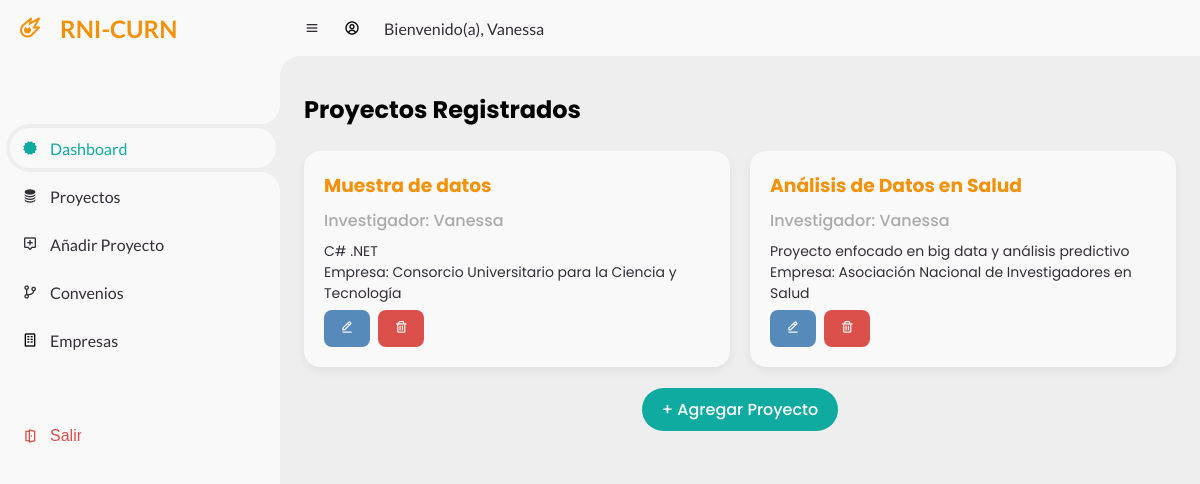
The app's page /proyectos/lista/ (signed in) with its own data.
### usuarios/models.py (models this page shows)
class Usuario(AbstractUser):
    email = models.EmailField(unique=True)
    correo_verificado = models.BooleanField(default=False)

### proyectos/models.py (models this page shows, shortened)
class Proyecto(models.Model):
    titulo = models.CharField(max_length=200)
    descripcion = models.TextField()
    fecha_inicio = models.DateField()
    investigador = models.ForeignKey(settings.AUTH_USER_MODEL, on_delete=models.CASCADE)
    empresa = models.ForeignKey(Empresa, on_delete=models.SET_NULL, null=True, blank=True)

### convenios/models.py (models this page shows)
class Empresa(models.Model):
    nombre = models.CharField(max_length=255)
    nit = models.CharField(max_length=50, unique=True)
    direccion = models.TextField(blank=True)
    telefono = models.CharField(max_length=50, blank=True)
    correo_contacto = models.EmailField(blank=True)
    def __str__(self):
        return self.nombre

### proyectos/views.py (the view)
# urls.py: path('lista/', views.lista_proyectos, name='lista_proyectos'),
def lista_proyectos(request):
    proyectos = Proyecto.objects.filter(investigador=request.user)
    return render(request, 'proyectos/lista.html', {'proyectos': proyectos})

### templates/proyectos/lista.html (shortened to what this page needs)
{% extends '../main/base.html' %}
{% load static %}
{% block content %}
<section id="content">
  <main>
    <div class="head-title">
      <h2>Proyectos Registrados</h2>
    </div>
    {% if proyectos %}
    <div class="project-list">
      {% for proyecto in proyectos %}
      <div class="project-card">
        <h3>{{ proyecto.titulo }}</h3>
        <p class="author">Investigador: {{ proyecto.investigador.username }}</p>
        <p class="description">{{ proyecto.descripcion }}</p>
        <p class="description">Empresa: {{ proyecto.empresa }}</p>
        <a href="{% url 'editar_proyecto' proyecto.id %}" class="btn-edit">
          <i class='bx bx-edit-alt'></i>
        </a>
        <a href="{% url 'eliminar_proyecto' proyecto.id %}" class="btn-delete">
          <i class='bx bx-trash'></i>
        </a>
      </div>
      {% endfor %}
    </div>
    {% else %}
    <p>No hay proyectos disponibles.</p>
    {% endif %}
    <div class="add-project">
      <a href="{% url 'registrar_proyecto' %}" class="btn-add">+ Agregar Proyecto</a>
    </div>
  </main>
</section>
{% endblock %}

### templates/main/base.html (shortened to what this page needs)
{% load static %}
<!DOCTYPE html>
<html lang="en">
<head>
    <link rel="stylesheet" href="{% static 'css/style.css' %}">
    <link href='https://unpkg.com/boxicons@2.1.4/css/boxicons.min.css' rel='stylesheet'>
</head>
<body>
    <section id="sidebar">
        <a href="/home" class="brand">
            <i class='bx bx-meteor' ></i>
            <span class="text">RNI-CURN</span>
        </a>
        <ul class="side-menu top">
            {% if user.is_authenticated %}
            <li class="active">
                <a href="/home">
                    <i class='bx bxs-certification'></i>
                    <span class="text">Dashboard</span>
                </a>
            </li>
            <li>
                <a href="{% url 'lista_proyectos' %}" class="nav-link">
                    <i class='bx bxs-coin-stack' ></i>
                    <span class="text">Proyectos</span>
                </a>
            </li>
            <li>
                <a href="{% url 'registrar_proyecto' %}" class="nav-link">
                    <i class='bx bx-message-alt-add'></i>
                    <span class="text">Añadir Proyecto</span>
                </a>
            </li>
            <li>
                <a href="{% url 'lista_convenios' %}" class="nav-link">
                    <i class='bx bx-git-branch'></i>
                    <span class="text">Convenios</span>
                </a>
            </li>
            <li>
                <a href="{% url 'lista_empresas' %}" class="nav-link">
                    <i class='bx  bx-building'  style='color:#000000'></i>
                    <span class="text">Empresas</span>
                </a>
            </li>
        </ul>
        <ul class="side-menu">
            <li>
                <a href="">
                    <form method="post" action="{% url 'logout' %}">
                    <button class="btn" type="submit"><i class='bx  bx-door-open'></i> Salir</button>
                    </form>
                </a>
            </li>
        {% endif %}
        </ul>
    </section>
    <section id="content">
        <nav>
            <i class='bx bx-menu' ></i>
			{% if request.user.is_authenticated %}
            <i class='bx  bx-user-circle'  style='color:#000000'></i>
			<a href="#" class="nav-link">Bienvenido(a), {{ request.user.username }}</a>
            {% endif %}
        </nav>
    </section>
    <div class="container-fluid">
        {% block content %}
        {% endblock %}
    </div>
</body>
</html>

### static/css/style.css (style rules this page uses)
* { margin: 0; padding: 0; box-sizing: border-box; }
a { text-decoration: none; }
li { list-style: none; }
:root { --poppins: 'Poppins', sans-serif; --lato: 'Lato', sans-serif; --light: #F9F9F9; --blue: #0FABA0; --light-blue: #CFE8FF; --grey: #eee; --dark-grey: #AAAAAA; --dark: #342E37; --red: #DB504A; --yellow: #FFCE26; --light-yellow: #FFF2C6; --orange: #F39208; --light-orange: #FFE0D3; --dark-blue: #276aa9; }
html { overflow-x: hidden; }
body { background: var(--grey); overflow-x: hidden; }
#sidebar { position: fixed; top: 0; left: 0; width: 280px; height: 100%; background: var(--light); z-index: 2000; font-family: var(--lato); transition: .3s ease; overflow-x: hidden; scrollbar-width: none; }
#sidebar .brand { font-size: 24px; font-weight: 700; height: 56px; display: flex; align-items: center; color: var(--orange); position: sticky; top: 0; left: 0; background: var(--light); z-index: 500; padding-bottom: 20px; box-sizing: content-box; }
#sidebar .brand .bx { min-width: 60px; display: flex; justify-content: center; }
#sidebar .side-menu { width: 100%; margin-top: 48px; }
#sidebar .side-menu li { height: 48px; background: transparent; margin-left: 6px; border-radius: 48px 0 0 48px; padding: 4px; }
#sidebar .side-menu li.active { background: var(--grey); position: relative; }
#sidebar .side-menu li.active::before { content: ''; position: absolute; width: 40px; height: 40px; border-radius: 50%; top: -40px; right: 0; box-shadow: 20px 20px 0 var(--grey); z-index: -1; }
#sidebar .side-menu li.active::after { content: ''; position: absolute; width: 40px; height: 40px; border-radius: 50%; bottom: -40px; right: 0; box-shadow: 20px -20px 0 var(--grey); z-index: -1; }
#sidebar .side-menu li a, .btn { width: 100%; height: 100%; background: var(--light); display: flex; align-items: center; border-radius: 48px; font-size: 16px; color: var(--dark); white-space: nowrap; overflow-x: hidden; }
#sidebar .side-menu.top li.active a { color: var(--blue); }
#sidebar .side-menu li .btn { color: var(--red); background: none; border: none; cursor: pointer; }
#sidebar .side-menu li a .bx { min-width: calc(60px - ((4px + 6px) * 2)); display: flex; justify-content: center; }
#content { position: relative; width: calc(100% - 280px); left: 280px; transition: .3s ease; }
#content nav { height: 56px; background: var(--light); padding: 0 24px; display: flex; align-items: center; grid-gap: 24px; font-family: var(--lato); position: sticky; top: 0; left: 0; z-index: 1000; }
#content nav::before { content: ''; position: absolute; width: 40px; height: 40px; bottom: -40px; left: 0; border-radius: 50%; box-shadow: -20px -20px 0 var(--light); }
#content nav a { color: var(--dark); }
#content nav .bx.bx-menu { cursor: pointer; color: var(--dark); }
#content nav .nav-link { font-size: 16px; transition: .3s ease; }
#content main { width: 100%; padding: 36px 24px; font-family: var(--poppins); max-height: calc(100vh - 56px); overflow-y: auto; }
#content main .head-title { display: flex; align-items: center; justify-content: space-between; grid-gap: 16px; flex-wrap: wrap; }
.project-list { display: grid; grid-template-columns: repeat(auto-fill, minmax(280px, 1fr)); gap: 20px; margin-top: 24px; }
.project-card { background: var(--light); border-radius: 16px; padding: 20px; box-shadow: 0 4px 10px rgba(0, 0, 0, 0.06); transition: transform 0.2s ease; }
.project-card h3 { margin-bottom: 8px; color: var(--orange); }
.project-card .author { font-weight: 500; color: var(--dark-grey); margin-bottom: 8px; }
.project-card .description { font-size: 14px; color: var(--dark); }
.add-project { margin-top: 30px; text-align: center; }
.btn-add { background: var(--blue); color: white; padding: 10px 20px; border-radius: 24px; text-decoration: none; font-weight: 500; transition: background 0.3s ease; }
.btn-edit, .btn-delete, .btn-details { display: inline-block; margin: 6px 4px 0 0; padding: 8px 16px; font-weight: 500; border-radius: 8px; font-family: var(--poppins); font-size: 14px; text-align: center; text-decoration: none; border: none; cursor: pointer; transition: background-color 0.3s ease; }
.btn-edit { background-color: #568aba; color: white; }
.btn-delete { background-color: var(--red); color: #fff; }

### records on screen
Usuario: user.username "Vanessa"
Proyecto: titulo "Muestra de datos", investigador.username "Vanessa", descripcion "C# .NET", empresa "Consorcio Universitario para la Ciencia y Tecnología"
Proyecto: titulo "Análisis de Datos en Salud", investigador.username "Vanessa", descripcion "Proyecto enfocado en big data y análisis predictivo", empresa "Asociación Nacional de Investigadores en Salud"
